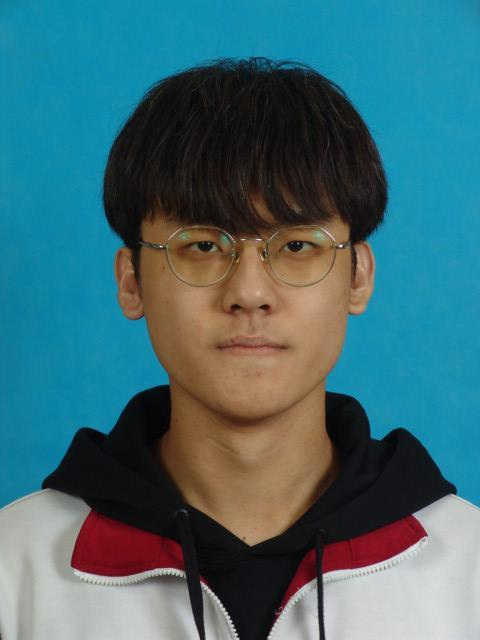
#> input picture 21110112100499.JPG, 480 x 640 px
$ python myCvlib.py   (older library calls are emulated)
#> lines starting #> are read from the running program, lines starting #| are printed output that depends on the picture
import cv2
import matplotlib.pyplot as plt
import numpy as np
import math

def pinch(img,p,a):
    for x in range(img.shape[0]):
        for y in range(img.shape[1]):
            print(img[x,y])


def localTranslationWarp(srcImg, startX, startY, endX, endY, radius):
    ddradius = float(radius * radius)
    copyImg = np.zeros(srcImg.shape, np.uint8)
    copyImg = srcImg.copy()

    # 计算公式中的|m-c|^2
    ddmc = (endX - startX) * (endX - startX) + (endY - startY) * (endY - startY)
    H, W, C = srcImg.shape
    for i in range(W):
        for j in range(H):
            # 计算该点是否在形变圆的范围之内
            # 优化，第一步，直接判断是会在（startX,startY)的矩阵框中
            if math.fabs(i - startX) > radius and math.fabs(j - startY) > radius:
                continue

            distance = (i - startX) * (i - startX) + (j - startY) * (j - startY)

            if (distance < ddradius):
                # 计算出（i,j）坐标的原坐标
                # 计算公式中右边平方号里的部分
                ratio = (ddradius - distance) / (ddradius - distance + ddmc)
                ratio = ratio * ratio

                # 映射原位置
                UX = i - ratio * (endX - startX)
                UY = j - ratio * (endY - startY)

                # 根据双线性插值法得到UX，UY的值
                value = BilinearInsert(srcImg, UX, UY)
                # 改变当前 i ，j的值
                copyImg[j, i] = value

    return copyImg


# 双线性插值法
def BilinearInsert(src, ux, uy):
    w, h, c = src.shape
    if c == 3:
        x1 = int(ux)
        x2 = x1 + 1
        y1 = int(uy)
        y2 = y1 + 1

        part1 = src[y1, x1].astype(np.float) * (float(x2) - ux) * (float(y2) - uy)
        part2 = src[y1, x2].astype(np.float) * (ux - float(x1)) * (float(y2) - uy)
        part3 = src[y2, x1].astype(np.float) * (float(x2) - ux) * (uy - float(y1))
        part4 = src[y2, x2].astype(np.float) * (ux - float(x1)) * (uy - float(y1))

        insertValue = part1 + part2 + part3 + part4

        return insertValue.astype(np.int8)


if __name__ == '__main__':
    a = cv2.imread("21110112100499.JPG")
#> a is the input picture: shape (640, 480, 3); mean B, G, R 115.1, 107.1, 66
    a = cv2.cvtColor(a, cv2.COLOR_BGR2RGB)

    h, w, d = a.shape
#> h = 640; w = 480; d = 3

    plt.subplot(121)
    plt.imshow(a)

    c=np.zeros_like(a,a.dtype)
    """
    for i in range(w-1):
        for j in range(h-1):
            c[j][i]=BilinearInsert(a,i*0.5,j*0.5)
    """
    c = localTranslationWarp(a,0,0,200,400,500)
#> the loop in localTranslationWarp, `for i in range(W):` made 480 passes
#> after the loop in localTranslationWarp, `for i in range(W):`:
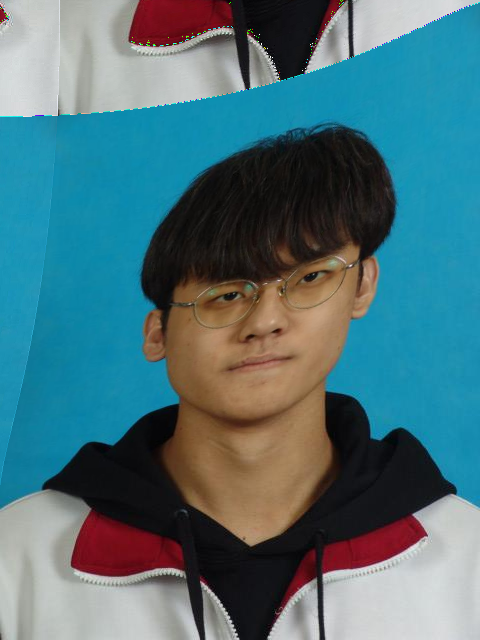
#> copyImg: shape (640, 480, 3); mean R, G, B 77.4, 114.3, 122.4
    cv2.rectangle(c,(0,0),(200,400),(0,0,0))
    cv2.circle(c,(0,0),500,(0,0,0))
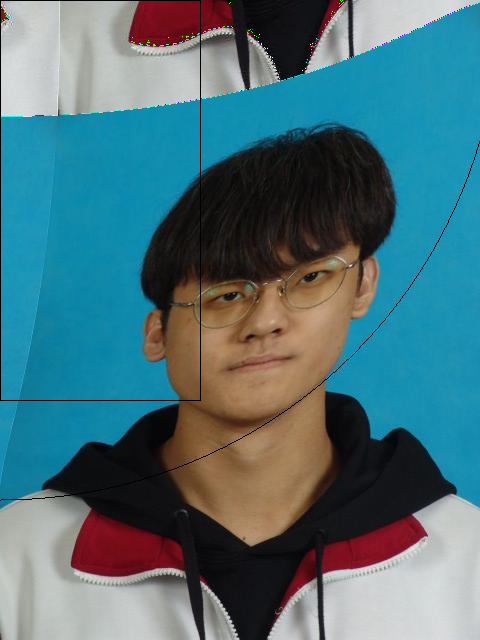
#> c: shape (640, 480, 3); mean R, G, B 76.9, 113.6, 121.7
    plt.subplot(122)
    plt.imshow(c)

    #plt.subplot(133)
    #plt.imshow(d)
    plt.show()
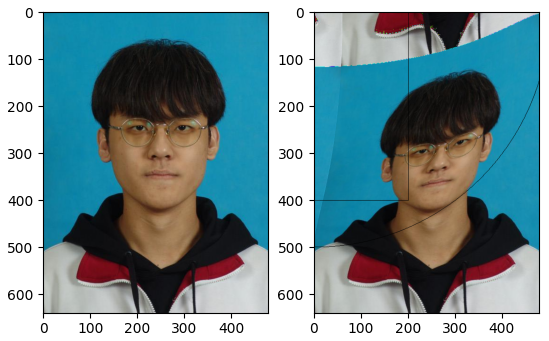
#> figure drawn by matplotlib, 2 panels
    #print(pinch(a,(0,0),1))

$ run again, with 21110112101437.JPG copied over 21110112100499.JPG
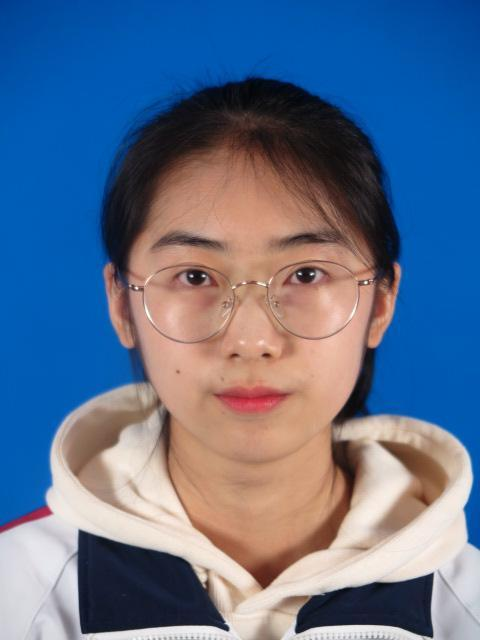
#> input picture 21110112101437.JPG, 480 x 640 px
#> a is the input picture: shape (640, 480, 3); mean B, G, R 141.1, 112.1, 94
#> the loop in localTranslationWarp, `for i in range(W):` made 480 passes
#> after the loop in localTranslationWarp, `for i in range(W):`:
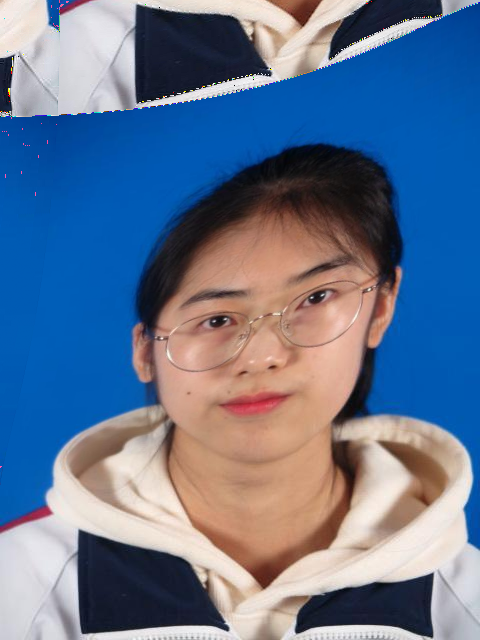
#> copyImg: shape (640, 480, 3); mean R, G, B 99.3, 117, 144.6
#> `plt.show()`:
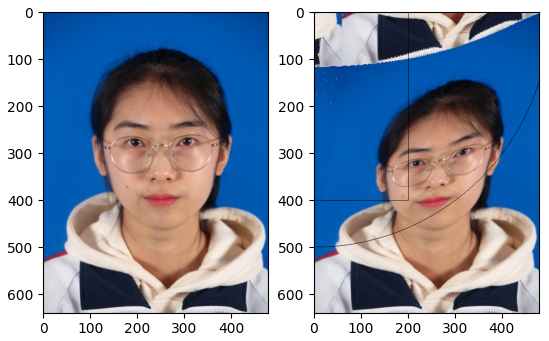
#> figure drawn by matplotlib, 2 panels

$ run again, with 21110112101465.JPG copied over 21110112100499.JPG
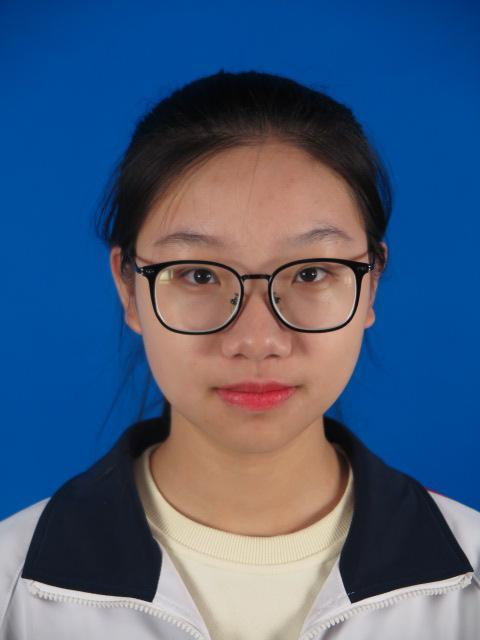
#> input picture 21110112101465.JPG, 480 x 640 px
#> a is the input picture: shape (640, 480, 3); mean B, G, R 122.6, 92.2, 71.7
#> the loop in localTranslationWarp, `for i in range(W):` made 480 passes
#> after the loop in localTranslationWarp, `for i in range(W):`:
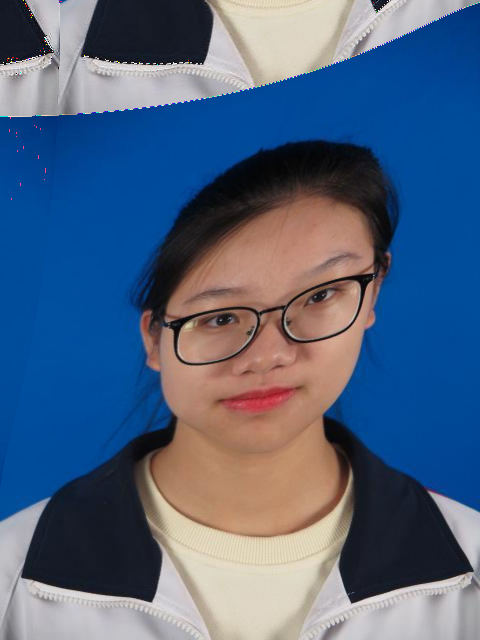
#> copyImg: shape (640, 480, 3); mean R, G, B 80.3, 99.8, 127.7
#> `plt.show()`:
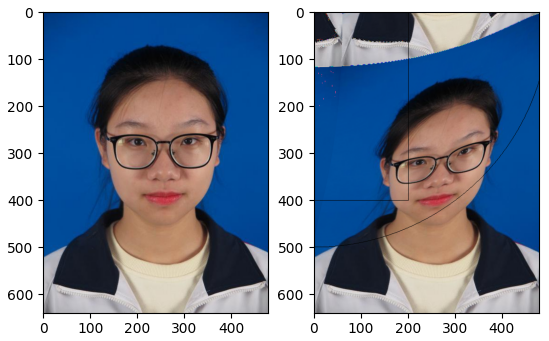
#> figure drawn by matplotlib, 2 panels

$ run again, with 21110112101513.JPG copied over 21110112100499.JPG
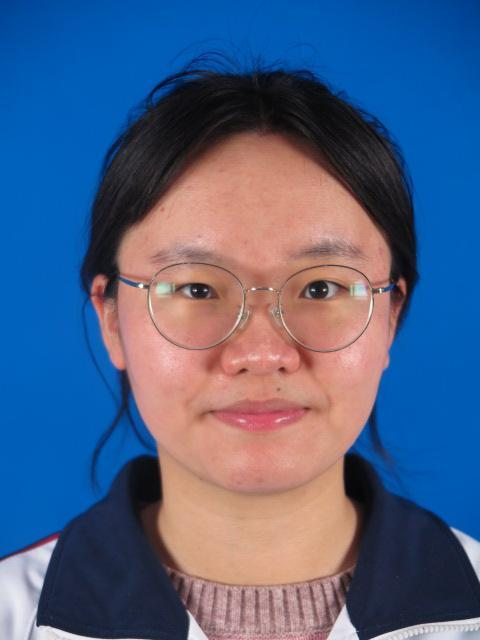
#> input picture 21110112101513.JPG, 480 x 640 px
#> a is the input picture: shape (640, 480, 3); mean B, G, R 132, 97.5, 79.8
#> the loop in localTranslationWarp, `for i in range(W):` made 480 passes
#> after the loop in localTranslationWarp, `for i in range(W):`:
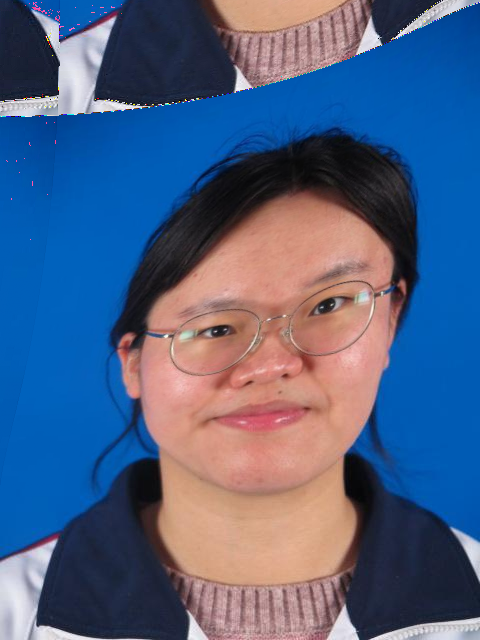
#> copyImg: shape (640, 480, 3); mean R, G, B 78.7, 96.8, 130.9
#> `plt.show()`:
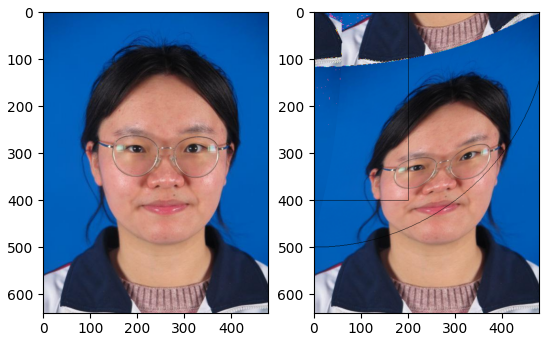
#> figure drawn by matplotlib, 2 panels
